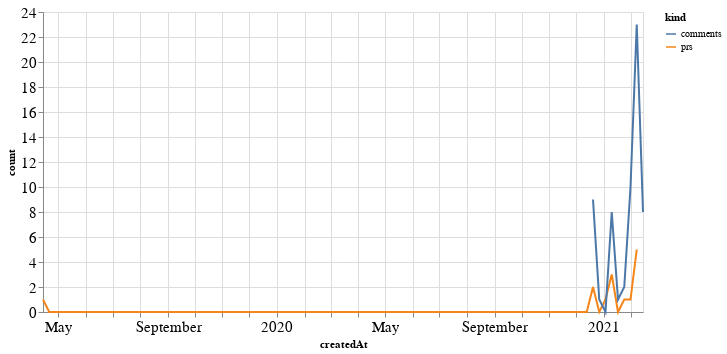

Here is the notebook cell this chart was saved with:
### Code cell
alt.Chart(total_time, width=600).mark_line().encode(
    x='createdAt',
    y='count',
    color='kind'
)

### Figure 1 — Vega-Lite specification as saved in the notebook (floating-point values rounded to 4 significant figures; data arrays with more than 128 entries replaced by an {"elided": "..."} marker saying what was removed)
{"config": {"axisLeft": {"labelFontSize": 15}, "axisBottom": {"labelFontSize": 15}}, "data": {"name": "data-f9c309cadc6be81db73e25dc8ad652cc"}, "mark": "line", "encoding": {"color": {"type": "nominal", "field": "kind"}, "x": {"type": "temporal", "field": "createdAt"}, "y": {"type": "quantitative", "field": "count"}}, "width": 600, "$schema": "https://vega.github.io/schema/vega-lite/v4.8.1.json", "datasets": {"data-f9c309cadc6be81db73e25dc8ad652cc": {"elided": "194 records"}}}
